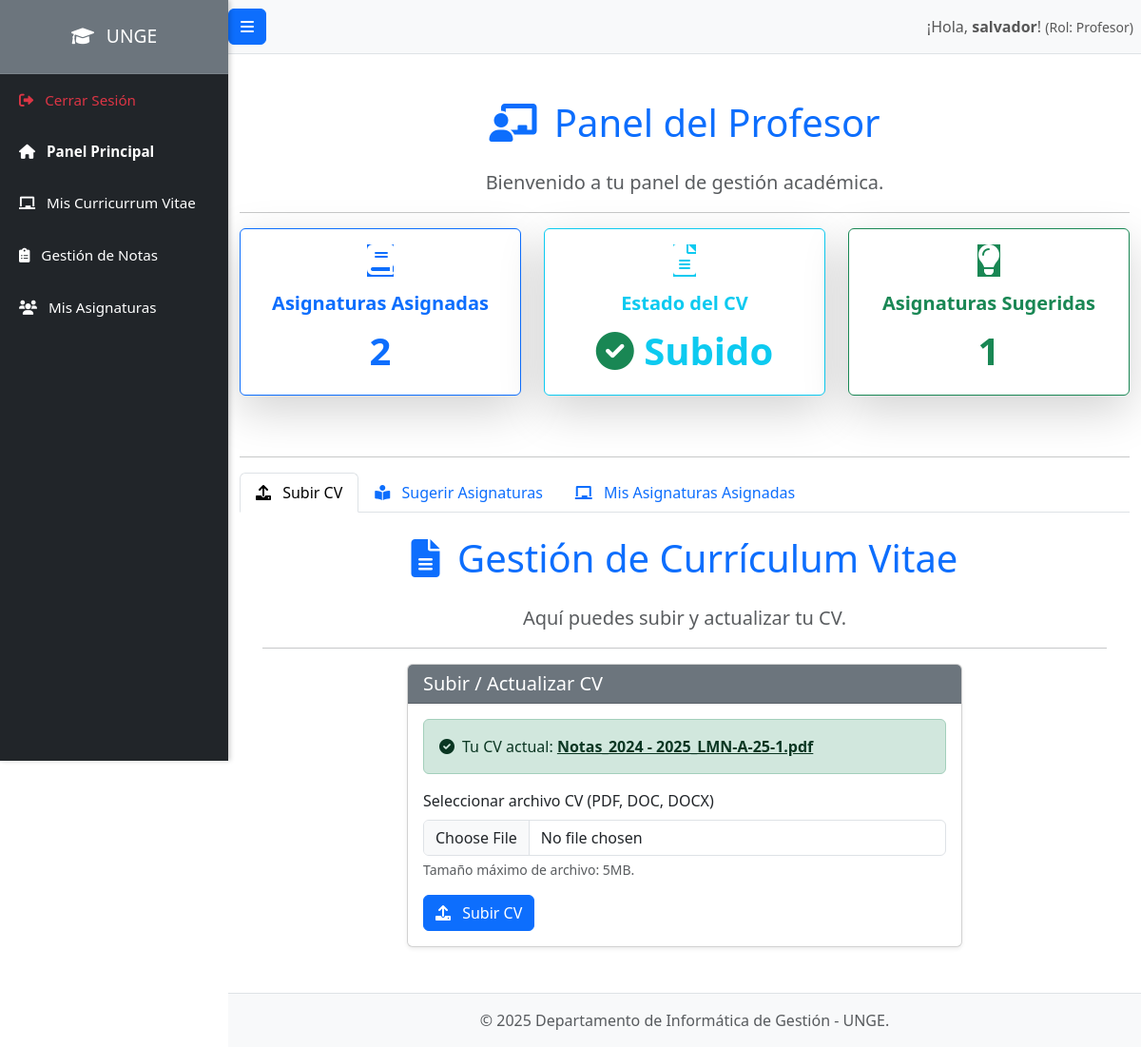
The page /profesores/index.php (signed in) on the database as committed earlier.
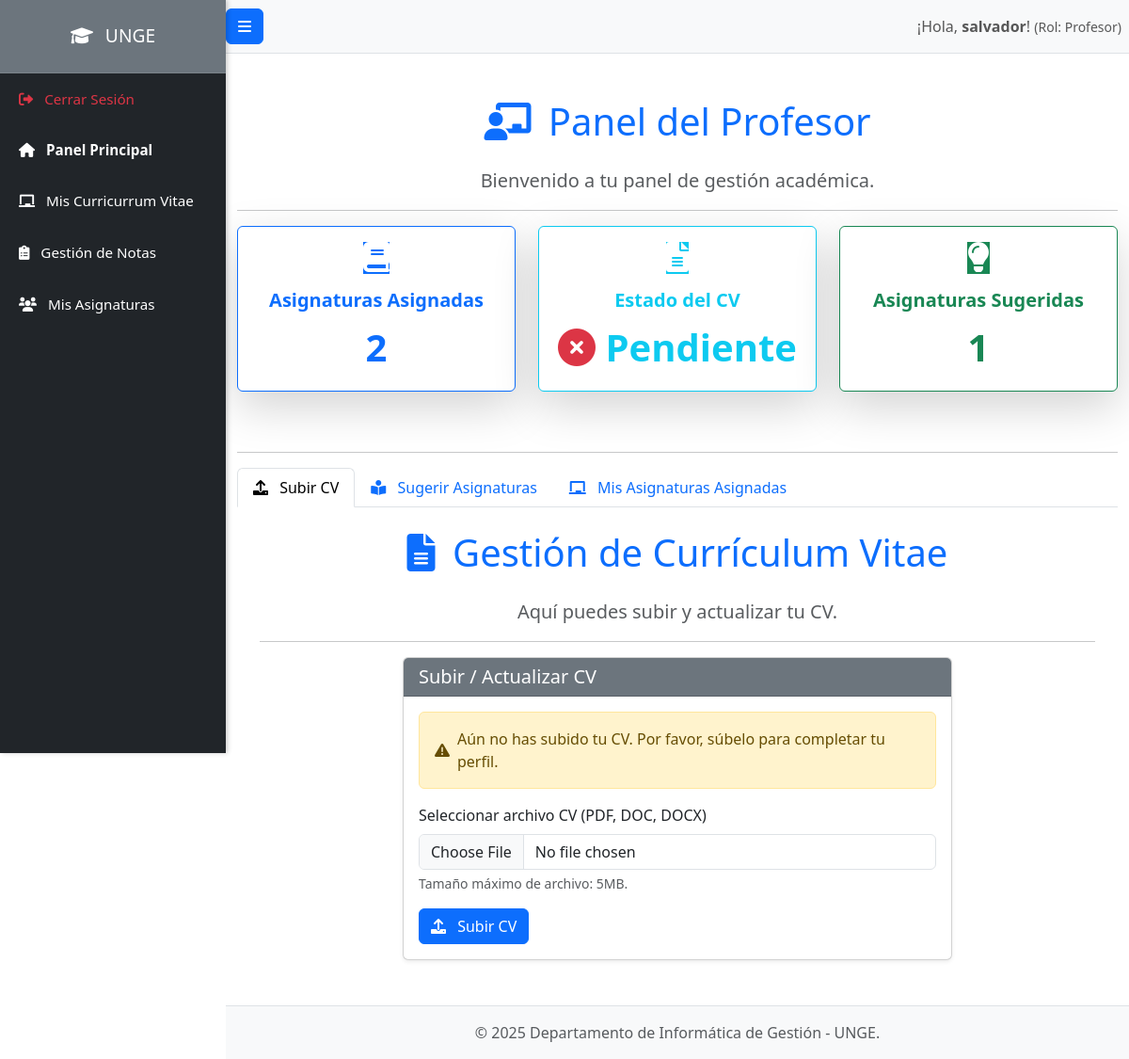
The same page on the database as committed later.
### tables this page shows
CREATE TABLE `cvs_profesores` (
  `id` int(11) NOT NULL,
  `id_profesor` int(11) NOT NULL,
  `nombre_archivo` varchar(255) NOT NULL,
  `ruta_archivo` varchar(512) NOT NULL,
  `fecha_subida` datetime DEFAULT current_timestamp()
);

### profesores/index.php (the view, shortened to what the changed rows need)
<?php
require_once '../config/database.php';
include_once '../includes/header.php';
$current_user_id = $_SESSION['user_id'];
$stmt_profesor_id = $pdo->prepare("SELECT id FROM profesores WHERE id_usuario = :id_usuario");
$stmt_profesor_id->bindParam(':id_usuario', $current_user_id, PDO::PARAM_INT);
$stmt_profesor_id->execute();
$id_profesor_actual = $stmt_profesor_id->fetchColumn();
$stmt_cv = $pdo->prepare("SELECT nombre_archivo, ruta_archivo FROM cvs_profesores WHERE id_profesor = :id_profesor");
$stmt_cv->bindParam(':id_profesor', $id_profesor_actual, PDO::PARAM_INT);
$stmt_cv->execute();
$profesor_cv = $stmt_cv->fetch(PDO::FETCH_ASSOC);
?>
<h1 class="mt-4 text-center text-primary mb-4"><i class="fas fa-chalkboard-teacher me-2"></i> Panel del Profesor</h1>
<div class="row mb-5 justify-content-center">
    <div class="col-md-4 col-sm-6 mb-3">
        <div class="card border-info shadow-lg h-100">
            <div class="card-body text-center d-flex flex-column justify-content-center align-items-center">
                <div class="icon-circle bg-info text-white mb-3">
                    <i class="fas fa-file-alt fa-2x"></i>
                </div>
                <h5 class="card-title text-info">Estado del CV</h5>
                <p class="card-text fs-1 fw-bold text-info">
                    <?php echo $profesor_cv ? '<i class="fas fa-check-circle text-success"></i> Subido' : '<i class="fas fa-times-circle text-danger"></i> Pendiente'; ?>
                </p>
            </div>
        </div>
    </div>
</div>
<div class="tab-content" id="professorTabsContent">
    <div class="tab-pane fade show active" id="cvSection" role="tabpanel" aria-labelledby="cv-tab">
        <?php include_once 'cv.php';  ?>
<?php include_once '../includes/footer.php'; ?>

### profesores/cv.php (shortened to what the changed rows need)
<?php
require_once '../config/database.php';
$current_user_id = $_SESSION['user_id'];
$stmt_profesor_id = $pdo->prepare("SELECT id FROM profesores WHERE id_usuario = :id_usuario");
$stmt_profesor_id->bindParam(':id_usuario', $current_user_id, PDO::PARAM_INT);
$stmt_profesor_id->execute();
$id_profesor_actual = $stmt_profesor_id->fetchColumn();
$stmt_cv = $pdo->prepare("SELECT nombre_archivo, ruta_archivo FROM cvs_profesores WHERE id_profesor = :id_profesor");
$stmt_cv->bindParam(':id_profesor', $id_profesor_actual, PDO::PARAM_INT);
$stmt_cv->execute();
$profesor_cv = $stmt_cv->fetch(PDO::FETCH_ASSOC);
include_once '../includes/header.php';
?>
<main>
    <div class="container-fluid px-4">
        <h1 class="mt-4 text-center text-primary mb-4"><i class="fas fa-file-alt me-2"></i> Gestión de Currículum Vitae</h1>
        <div class="row justify-content-center">
            <div class="col-lg-8 col-md-10">
                <div class="card shadow-sm mb-4">
                    <div class="card-body">
                        <?php if ($profesor_cv): ?>
                            <div class="alert alert-success d-flex align-items-center" role="alert">
                                <i class="fas fa-check-circle me-2"></i>
                                <div>Tu CV actual: <a href="<?php echo htmlspecialchars($profesor_cv['ruta_archivo']); ?>" target="_blank" class="alert-link"><?php echo htmlspecialchars($profesor_cv['nombre_archivo']); ?></a></div>
                            </div>
                        <?php else: ?>
                            <div class="alert alert-warning d-flex align-items-center" role="alert">
                                <i class="fas fa-exclamation-triangle me-2"></i>
                                <div>Aún no has subido tu CV. Por favor, súbelo para completar tu perfil.</div>
                            </div>
                        <?php endif; ?>
                    </div>
                </div>
            </div>
        </div>
    </div>
</main>
<?php include_once '../includes/footer.php';  ?>

Rows that differ between the two databases and show on the page:
removed cvs_profesores: nombre_archivo "Notas_2024 - 2025_LMN-A-25-1.pdf"
Other text that changed with them:
text no longer shown: "Subido Tu CV actual:"
text now shown: "Pendiente Aún no has subido tu CV. Por favor, súbelo para completar tu perfil."
